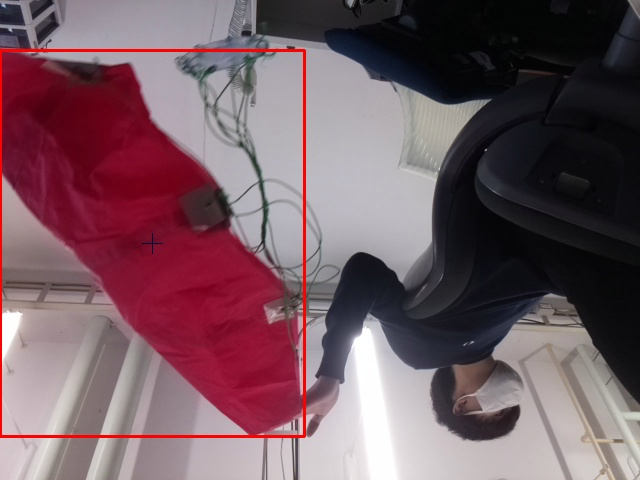
#> input picture testcode/Camera/TestResult/20201023/20201023_150image.jpg, 640 x 480 px
$ python histogram.py
#> lines starting #> are read from the running program, lines starting #| are printed output that depends on the picture
import cv2
import numpy as np
from matplotlib import pylab as plt

#使うときは日付と見たい写真を変更する
date = "20201023"
pic_num = "20201023_150image.jpg"
path = './TestResult/' + date + '/' + pic_num
print(path)
img = cv2.imread(path)
#> img is the input picture: shape (480, 640, 3); mean B, G, R 98.4, 90, 116.8
cv2.imshow('pic',img)
cv2.waitKey(0) # キー待ち
cv2.destroyAllWindows()
img = cv2.cvtColor(img, cv2.COLOR_BGR2RGB)

plt.figure(1)
plt.subplot(3,1,1)
a = np.array(img)
plt.imshow(a)
plt.gray()
plt.axis('off')

# 下段のヒストグラムの設定
plt.subplot(3, 1, 2)
plt.hist(a.flatten(), bins=np.arange(256 + 1)) #階級の幅を1としてヒストグラムを出す

plt.subplot(3, 1, 3)
color = ('b','g','r')
for i,col in enumerate(color):
    histr = cv2.calcHist([img],[i],None,[256],[0,256])
    plt.plot(histr,color = col)
    plt.xlim([0,256])


#平滑化
img_hist_eq = img.copy()
# RGBそれぞれを平坦化
for i in range(3):
    img_hist_eq[:, :, i] = cv2.equalizeHist(img_hist_eq[:, :, i])
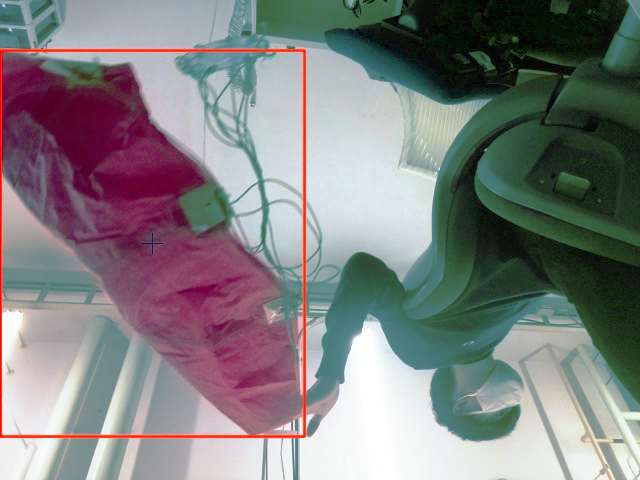
#> img_hist_eq: shape (480, 640, 3); mean R, G, B 128.3, 127.9, 128.2

plt.figure(2)
plt.subplot(3,1,1)
a = np.array(img_hist_eq)
plt.imshow(a)
plt.gray()
plt.axis('off')

# 下段のヒストグラムの設定
plt.subplot(3, 1, 2)
plt.hist(a.flatten(), bins=np.arange(256 + 1)) #階級の幅を1としてヒストグラムを出す

plt.subplot(3, 1, 3)
color = ('b','g','r')
for i,col in enumerate(color):
    histr = cv2.calcHist([img_hist_eq],[i],None,[256],[0,256])
    plt.plot(histr,color = col)
    plt.xlim([0,256])

plt.show()
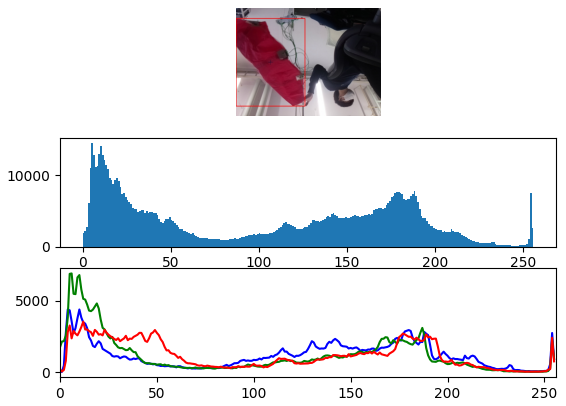
#> figure drawn by matplotlib, 3 panels; panel 2: tallest bar 14510 high, from x = 5 to 6; panel 3: curve peaks at x = 4, y = 4400; panel 3: curve peaks at x = 6, y = 6923; panel 3: curve peaks at x = 12, y = 3547
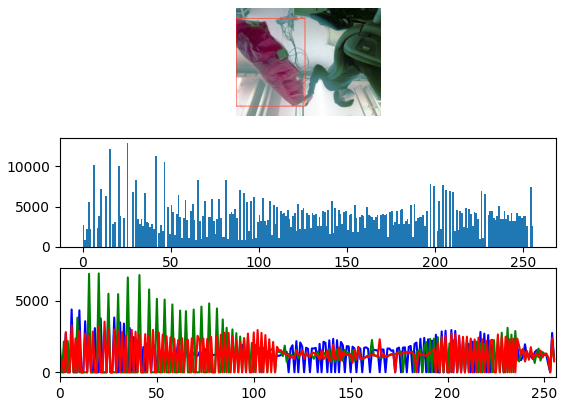
#> figure drawn by matplotlib, 3 panels; panel 2: tallest bar 12896 high, from x = 25 to 26; panel 3: curve peaks at x = 6, y = 4400; panel 3: curve peaks at x = 20, y = 6923; panel 3: curve peaks at x = 23, y = 3547

$ run again, with testcode/Camera/TestResult/20201023/20200908_152717image.jpg copied over testcode/Camera/TestResult/20201023/20201023_150image.jpg
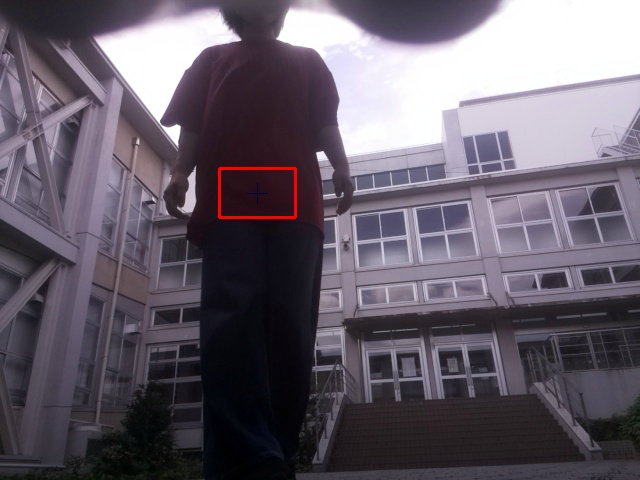
#> input picture testcode/Camera/TestResult/20201023/20200908_152717image.jpg, 640 x 480 px
#> img is the input picture: shape (480, 640, 3); mean B, G, R 105.6, 94.2, 101.8
#> after the loop `for i in range(3):`:
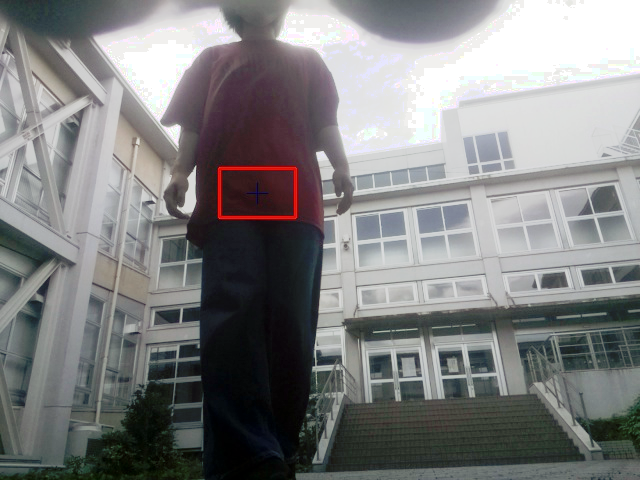
#> img_hist_eq: shape (480, 640, 3); mean R, G, B 127.7, 128.2, 128.6
#> `plt.show()`:
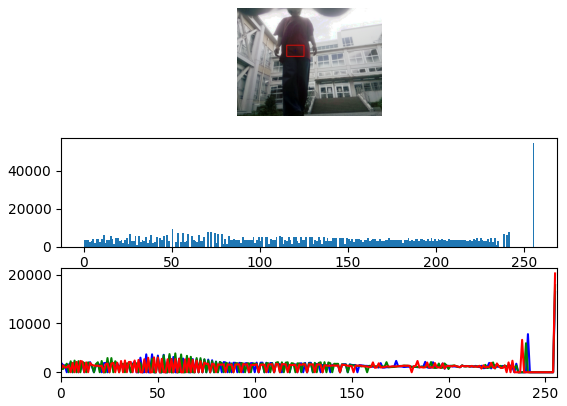
#> figure drawn by matplotlib, 3 panels; panel 2: tallest bar 54484 high, from x = 255 to 256; panel 3: curve peaks at x = 255, y = 16429; panel 3: curve peaks at x = 255, y = 17829; panel 3: curve peaks at x = 255, y = 20226

$ run again, with testcode/Camera/TestResult/20201023/20201023_120image.jpg copied over testcode/Camera/TestResult/20201023/20201023_150image.jpg
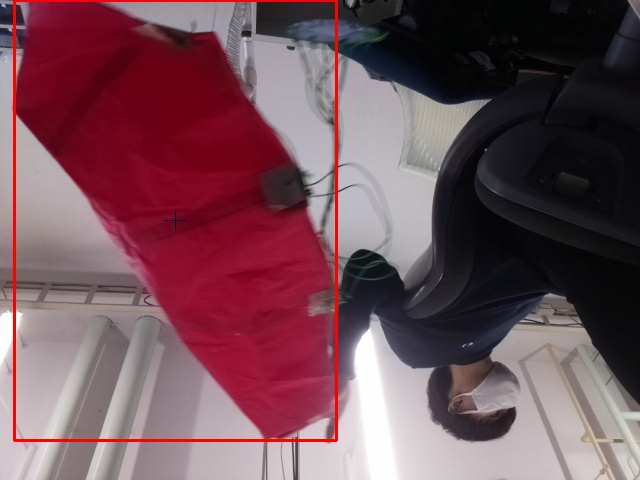
#> input picture testcode/Camera/TestResult/20201023/20201023_120image.jpg, 640 x 480 px
#> img is the input picture: shape (480, 640, 3); mean B, G, R 89.4, 80, 115.3
#> after the loop `for i in range(3):`:
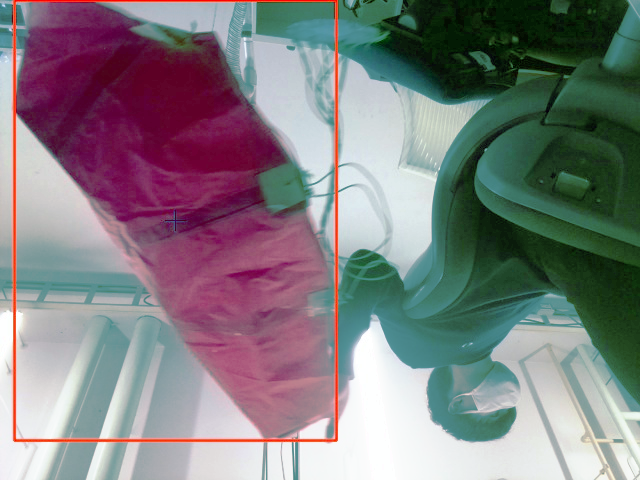
#> img_hist_eq: shape (480, 640, 3); mean R, G, B 128.3, 125.4, 128.3
#> `plt.show()`:
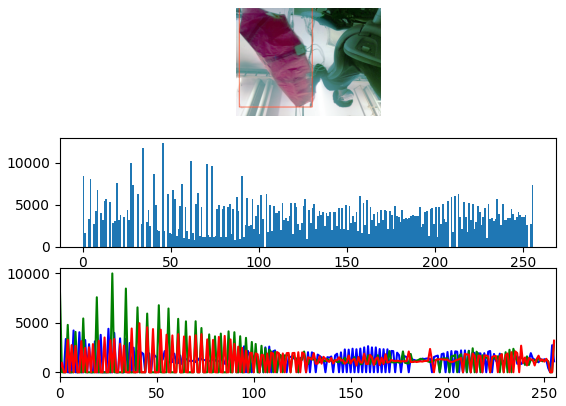
#> figure drawn by matplotlib, 3 panels; panel 2: tallest bar 12360 high, from x = 45 to 46; panel 3: curve peaks at x = 25, y = 4395; panel 3: curve peaks at x = 27, y = 9988; panel 3: curve peaks at x = 41, y = 4956
